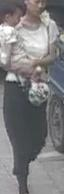
#> input picture data/datasets/images/000001.jpg, 64 x 194 px, found by its file name; its folder holds 4 pictures in this run
$ python cal_mean_std.py
#> lines starting #> are read from the running program, lines starting #| are printed output that depends on the picture

import numpy as np
import cv2
import os

# img_h, img_w = 32, 32
img_h, img_w = 224, 224   #根据自己数据集适当调整，影响不大
means, stdevs = [], []
img_list = []

imgs_path = '/home/vastai/zwg/pa100k/images/'
imgs_path_list = os.listdir(imgs_path)

len_ = len(imgs_path_list)
i = 0
for item in imgs_path_list:
    img = cv2.imread(os.path.join(imgs_path,item))
#> img is the input picture: shape (194, 64, 3); mean B, G, R 125.3, 123.9, 124.9
    img = cv2.resize(img,(img_w,img_h))
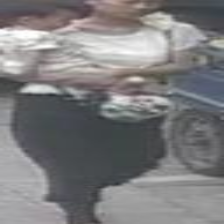
#> img: shape (224, 224, 3); mean B, G, R 125.2, 123.8, 124.8
    img = img[:, :, :, np.newaxis]
    img_list.append(img)
    i += 1
    print(i,'/',len_)
#> pass 2 of the loop `for item in imgs_path_list:`:
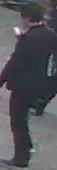
#> input picture data/datasets/images/000002.jpg, 57 x 170 px, found by its file name
#> img is the input picture: shape (170, 57, 3); mean B, G, R 89.2, 83.7, 83.7
#> `img = cv2.resize(img,(img_w,img_h))`:
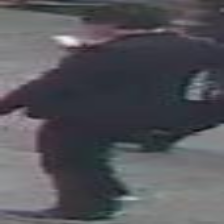
#> img: shape (224, 224, 3); mean B, G, R 89.1, 83.6, 83.6
#> pass 3 of the loop `for item in imgs_path_list:`:
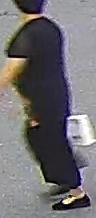
#> input picture data/datasets/images/000003.jpg, 96 x 218 px, found by its file name
#> img is the input picture: shape (218, 96, 3); mean B, G, R 112.8, 110.2, 112.7
#> `img = cv2.resize(img,(img_w,img_h))`:
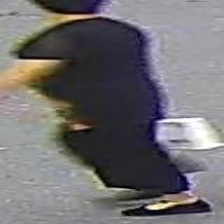
#> img: shape (224, 224, 3); mean B, G, R 112.6, 110.1, 112.6
#> the loop made 4 passes; the first 3 are shown

imgs = np.concatenate(img_list, axis=3)
imgs = imgs.astype(np.float32) / 255.

for i in range(3):
    pixels = imgs[:, :, i, :].ravel()  # 拉成一行
    means.append(np.mean(pixels))
    stdevs.append(np.std(pixels))

# BGR --> RGB ， CV读取的需要转换，PIL读取的不用转换
means.reverse()
stdevs.reverse()

print("normMean = {}".format(means))
print("normStd = {}".format(stdevs))
